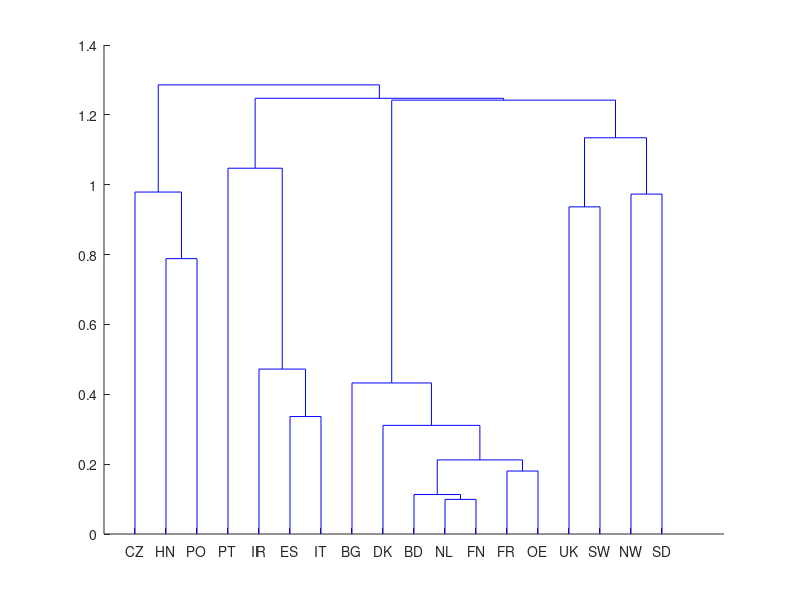
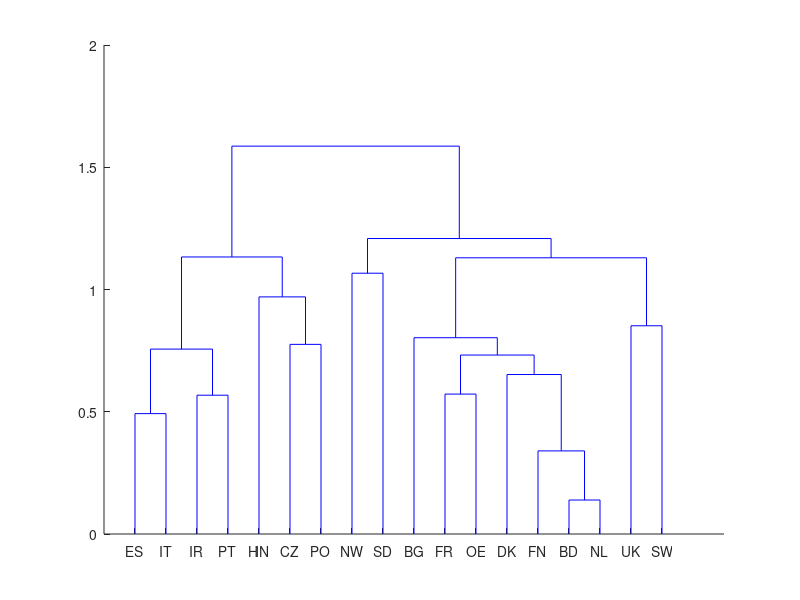

Here is the MATLAB script that generated these plots, in order: (Note: this script raises an error after producing the figures.)
%% 3 Monthly tactical choices
clear
clc
load data.mat

w=60;   % 5 years

%% Group creation
% groups are created considering the period before the current analysis
% window (returns before 2013)
figure
B = corr(returns(1:size(returns,1)-w,:));
Y = pdist(B);
Ylink = linkage(Y);
[h, nodes] = dendrogram(Ylink,'Labels',labels);
clear B Y

% let's see if the group clustering changes in periods of overall negative
% returns. During crisis assets correlation tends to increase
figure
B = corr(returns(benchReturns(1:size(returns,1)-w)<0,:));
Y = pdist(B);
Ylink = linkage(Y);
dendrogram(Ylink,'Labels',labels, 'ColorThreshold', 1.12);
cophenet(Ylink,Y)
clear B Y

% Four groups:
% 1) CZ, HN, PO      2) ES, IT, IR, PT
% 3) UK, NW, SW, SD  4) the rest
PIIS = zeros(18,1)'; PIIS(labels == "PT" | labels == "IT" | labels == "ES" | labels == "IR") = 1;
EAST = zeros(18,1)'; EAST(labels == "CZ" | labels == "PO" | labels == "HN") = 1;
NEU = zeros(18,1)'; NEU(labels == "UK" | labels == "NW" | labels == "SD" | labels == "SW") = 1;
CORE = ones(18,1)' - EAST - PIIS - NEU;

%% Restrict quantities
% Analysis will be restricted to the last 5 years
% Restrict returns to the last 5 years plus initial estimation window w
analysisWindow = 60; % 5 years
returns = returns(end-analysisWindow-w+1:end,:);
benchReturns = benchReturns(end-analysisWindow-w+1:end,:);
% Restrict dates to last 5 years of data
dates = dates(end-analysisWindow+1:end);

% Detailed date range for bigger plots
fineDateRange = (dates(1) : 180 : dates(end));

[r,c]=size(returns);

%% CASE 1 no short selling

% estimation of expected returns
ErS=zeros(r-w,c);   % sample estimator
ErE=zeros(r-w,c);   % equilibrium return
% estimation of covariances
EvS=zeros(r-w,c,c);     % sample estimator
EvE=zeros(r-w,c,c);     % equilibrium
EvW=zeros(r-w,c,c);     % EWMA
l=0.95;                 % smoothing factor for EWMA
EvW0=cov(returns(r-1-w:r-2,:));% initialization for EWMA

for j=1:r-w
    % RETURNS
    % sample estimator
    ErS(j,:)=mean(returns(j:j+w-1,:));
    % equilibrium return - first estimate coefficients and then compute
    % expected returns and allocate
    Y=returns(j:j+w-1,:);
    X=[ones(w,1) benchReturns(j:j+w-1,:)];
    B=(X'*X)\(X'*Y);
    ErE(j,:)=B(2,:)*mean(benchReturns(j:j+w-1,:));
    
    % COVARIANCES
    % sample estimator
    EvS(j,:,:)=cov(returns(j:j+w-1,:));
    % EWMA
    EvW(j,:,:)=l*squeeze(EvW0)+(1-l)*(returns(j+w-1,:)'*returns(j+w-1,:));
    EvW0=EvW(j,:,:);
    % equilibrium estimator
    res = Y - B(2,:) .* benchReturns(j:j+w-1,:);
    EvE(j,:,:) = (B(2,:)')*B(2,:)*var(benchReturns(j:j+w-1,:))+diag(diag(cov(res)));
end
clear Y X B;

% check that matrices are positive definite
cSample = 0; 
cEquilibrium = 0;
cEWMA = 0;
for j=1:size(EvS,1)
    cSample = all(eig(squeeze(EvS(j,:,:)))>eps) + cSample;
    cEquilibrium = all(eig(squeeze(EvE(j,:,:)))>eps) + cEquilibrium;
    cEWMA = all(eig(squeeze(EvW(j,:,:)))>eps) + cEWMA;
end
if (cSample ~= analysisWindow || cEquilibrium ~= analysisWindow || cEWMA ~= analysisWindow)
    disp('Some varcov matrix is not positive definite')
end
% all matrices are positive definite
clear cSample cEquilibrium cEWMA

% evaluation of portfolio weights and realized returns
% loop for evaluation of realized returns in the EW case
% return computation
PortRetEW=sum(returns(w+1:r,:),2)./c;
CREW=cumprod(PortRetEW(:,1)/100+1);


% SAMPLE RETURNS AND COVARIANCES
PortRetS1=zeros(r-w,2); %returns
PortWS1=zeros(2,r-w,c); %weights
% creating no shorting portfolio objects
p=Portfolio;
p=p.setAssetList(labels);
p=p.setDefaultConstraints;
pwgtMS=zeros(c,1);

% EQUILIBRIUM RETURNS AND EWMA COVARIANCES
PortRetE1=zeros(r-w,2); %returns
PortWE1=zeros(2,r-w,c); %weights
p1=Portfolio;                       
p1=p1.setAssetList(labels);
p1=p1.setDefaultConstraints;
pwgtMS1=zeros(c,1);

% EQUILIBRIUM RETURNS AND COVARIANCES
PortRetQ1=zeros(r-w,2); %returns
PortWQ1=zeros(2,r-w,c); %weights
p2=Portfolio;                       
p2=p2.setAssetList(labels);
p2=p2.setDefaultConstraints;
pwgtMS2=zeros(c,1);
for j=1:r-w
    % SAMPLE RETURNS AND COVARIANCES
    % set moments
    p=p.setAssetMoments(ErS(j,:),squeeze(EvS(j,:,:)));
    % GMV
    [PortWS1(1,j,:), PortRetS1(j,1)]=funGMV(p,returns,j,w);
    % MS
    [PortWS1(2,j,:), PortRetS1(j,2), pwgtMS]=funMS(p,returns,j,w,pwgtMS,ErS);
    
    % EQUILIBRIUM RETURNS AND EWMA COVARIANCES
    % set moments
    p1=p1.setAssetMoments(ErE(j,:),squeeze(EvW(j,:,:)));
    % GMV
    [PortWE1(1,j,:), PortRetE1(j,1)]=funGMV(p1,returns,j,w);
    % MS
    [PortWE1(2,j,:), PortRetE1(j,2),pwgtMS1]=funMS(p1,returns,j,w,pwgtMS1,ErE);
    
    % EQUILIBRIUM RETURNS AND COVARIANCES
    % set moments
    p2=p2.setAssetMoments(ErE(j,:),squeeze(EvE(j,:,:)));
    % GMV
    [PortWQ1(1,j,:), PortRetQ1(j,1)]=funGMV(p2,returns,j,w);
    % MS
    [PortWQ1(2,j,:), PortRetQ1(j,2),pwgtMS1]=funMS(p2,returns,j,w,pwgtMS2,ErE);
end

%% area plots for weights over time
figure;
subplot(2,3,1);
area(dates, squeeze(PortWS1(1,:,:)));
% For finer control of dates range:
% set(gca, 'XTick', (dates(1) : 180 : dates(end)) );
title('GMV with sample moments')
ylim([0 1]);
subplot(2,3,4);
area(dates, squeeze(PortWS1(2,:,:)));
title('MS with sample moments')
ylim([0 1]);
subplot(2,3,2);
area(dates, squeeze(PortWE1(1,:,:)));
title('GMV with EWMA')
ylim([0 1]);
subplot(2,3,5);
area(dates, squeeze(PortWE1(2,:,:)));
title('MS with EWMA')
ylim([0 1]);
subplot(2,3,3);
area(dates, squeeze(PortWQ1(1,:,:)));
title('GMV with EQ')
ylim([0 1]);
subplot(2,3,6);
area(dates, squeeze(PortWQ1(2,:,:)));
title('MS with EQ')
ylim([0 1]);
legend(labels)
sgtitle("Weights | No-shorting");

% aggregated group weights
figure;
subplot(2,3,1);
area(dates, w_groups(squeeze(PortWS1(1,:,:)), [CORE' NEU' PIIS' EAST']));
title('GMV with sample moments')
ylim([0 1]);
subplot(2,3,4);
area(dates, w_groups(squeeze(PortWS1(2,:,:)), [CORE' NEU' PIIS' EAST']));
title('MS with sample moments')
ylim([0 1]);
subplot(2,3,2);
area(dates, w_groups(squeeze(PortWE1(1,:,:)), [CORE' NEU' PIIS' EAST']));
title('GMV with EWMA')
ylim([0 1]);
subplot(2,3,5);
area(dates, w_groups(squeeze(PortWE1(2,:,:)), [CORE' NEU' PIIS' EAST']));
title('MS with EWMA')
ylim([0 1]);
subplot(2,3,3);
area(dates, w_groups(squeeze(PortWQ1(1,:,:)), [CORE' NEU' PIIS' EAST']));
title('GMV with Equilibrium')
ylim([0 1]);
subplot(2,3,6);
area(dates, w_groups(squeeze(PortWQ1(2,:,:)), [CORE' NEU' PIIS' EAST']));
title('MS with Equilibrium')
ylim([0 1]);
legend({'CORE', 'NEU', 'PIIS', 'EAST'})
sgtitle('Group weights | No-shorting');

%% compare returns of optimal portfolio with the returns of the benchmark
CRreturns=cumprod(returns(w+1:end,:)/100+1);
% cumulated returns of the market
CRrBench=cumprod(benchReturns(w+1:end,1)/100+1);
CRS1GMV=cumprod(PortRetS1(:,1)/100+1);
CRS1MS=cumprod(PortRetS1(:,2)/100+1);
CRE1GMV=cumprod(PortRetE1(:,1)/100+1);
CRE1MS=cumprod(PortRetE1(:,2)/100+1);
CRQ1GMV=cumprod(PortRetQ1(:,1)/100+1);
CRQ1MS=cumprod(PortRetQ1(:,2)/100+1);

% GMV and MS baseline
figure;
plot(dates, [CRS1GMV CRS1MS CRrBench CREW]); %cumulated returns of sample moments compared with the market
set(gca, 'XTick', fineDateRange);
h = gca; h.XAxis.TickLabelFormat = 'M/yyyy';
grid on;
legend({'GMV','MS','Benchmark','EW'}, 'location', 'southeast');
title('Sample moments')

figure;
plot(dates, [CRE1GMV CRE1MS CRrBench CREW]); %cumulated returns of sample moments compared with the market
set(gca, 'XTick', fineDateRange);
h = gca; h.XAxis.TickLabelFormat = 'M/yyyy';
grid on;
legend({'GMV','MS','Benchmark','EW'}, 'location', 'southeast');
title('EWMA')

figure;
plot(dates, [CRQ1GMV CRQ1MS CRrBench CREW]); %cumulated returns of sample moments compared with the market
set(gca, 'XTick', fineDateRange);
h = gca; h.XAxis.TickLabelFormat = 'M/yyyy';
grid on;
legend({'GMV','MS','Benchmark','EW'}, 'location', 'southeast');
title('Equilibrium')

%%
figure
subplot(3,1,1);
plot(dates, [CRS1GMV CRS1MS CRrBench CREW]); %cumulated returns of sample moments compared with the market
%set(gca, 'XTick', fineDateRange);
%h = gca; h.XAxis.TickLabelFormat = 'M/yyyy';
grid on;
title('Sample moments')
subplot(3,1,2);
plot(dates, [CRE1GMV CRE1MS CRrBench CREW]); %cumulated returns of sample moments compared with the market
%set(gca, 'XTick', fineDateRange);
%h = gca; h.XAxis.TickLabelFormat = 'M/yyyy';
grid on;
title('EWMA')
subplot(3,1,3);
plot(dates, [CRQ1GMV CRQ1MS CRrBench CREW]); %cumulated returns of sample moments compared with the market
%set(gca, 'XTick', fineDateRange);
%h = gca; h.XAxis.TickLabelFormat = 'M/yyyy';
grid on;
title('Equilibrium')
sgtitle("Cumulated returns [%] | No-shorting");
legend({'GMV','MS','Bench','EW'}, 'location', 'eastoutside');

%% CASE 2 UPPER and/or LOWER BOUND

lowerBound = 0;
upperBound = 0.1;
lbubString = [' lb ' num2str(lowerBound*100) '% ub ' num2str(upperBound*100) '%'];

% SAMPLE MOMENTS
pp=Portfolio(p,'LowerBound',lowerBound);
pp=Portfolio(pp,'UpperBound',upperBound);
PortRetS2=zeros(r-w,2); %returns
PortWS2=zeros(2,r-w,c); %weights
pwgtMS=zeros(c,1);
% EWMA
p2=Portfolio(p1,'LowerBound',lowerBound);
p2=Portfolio(p2,'UpperBound',upperBound);
PortRetE2=zeros(r-w,2); %returns
PortWE2=zeros(2,r-w,c); %weights
pwgtMS1=zeros(c,1);
% Equilibrium
p3=Portfolio(p1,'LowerBound',lowerBound);
p3=Portfolio(p3,'UpperBound',upperBound);
PortRetQ2=zeros(r-w,2); %returns
PortWQ2=zeros(2,r-w,c); %weights
pwgtMS2=zeros(c,1);
for j=1:r-w
    % SAMPLE MOMENTS
    pp=pp.setAssetMoments(ErS(j,:),squeeze(EvS(j,:,:)));
    % GMV
    [PortWS2(1,j,:), PortRetS2(j,1)]=funGMV(pp,returns,j,w);
    % MaxSharpe
    [PortWS2(2,j,:), PortRetS2(j,2), pwgtMS]=funMS(pp,returns,j,w,pwgtMS,ErS);
    
    % EQUILIBRIUM RETURNS AND EWMA COVARIANCES
    p2=p2.setAssetMoments(ErE(j,:),squeeze(EvW(j,:,:)));
    % GMV
    [PortWE2(1,j,:), PortRetE2(j,1)]=funGMV(p2,returns,j,w);
    % MaxSharpe
    [PortWE2(2,j,:), PortRetE2(j,2), pwgtMS1]=funMS(p2,returns,j,w,pwgtMS1,ErE);
    
    % EQUILIBRIUM RETURNS AND COVARIANCES
    p3=p3.setAssetMoments(ErE(j,:),squeeze(EvE(j,:,:)));
    % GMV
    [PortWQ2(1,j,:), PortRetQ2(j,1)]=funGMV(p3,returns,j,w);
    % MaxSharpe
    [PortWQ2(2,j,:), PortRetQ2(j,2), pwgtMS2]=funMS(p3,returns,j,w,pwgtMS2,ErE);
end

%% area plots for weights over time case 2
figure;
subplot(2,3,1);
area(dates, squeeze(PortWS2(1,:,:)));
title('GMV with sample moments')
ylim([0 1]);
subplot(2,3,4);
area(dates, squeeze(PortWS2(2,:,:)));
title('MS with sample moments')
ylim([0 1]);
subplot(2,3,2);
area(dates, squeeze(PortWE2(1,:,:)));
title('GMV with EWMA')
ylim([0 1]);
subplot(2,3,5);
area(dates, squeeze(PortWE2(2,:,:)));
title('MS with EWMA')
ylim([0 1]);
subplot(2,3,3);
area(dates, squeeze(PortWQ2(1,:,:)));
title('GMV with Equilibrium')
ylim([0 1]);
subplot(2,3,6);
area(dates, squeeze(PortWQ2(2,:,:)));
title('MS with Equilibrium')
ylim([0 1]);
legend(labels)
sgtitle(['Weights |' lbubString]);

% aggregated group weights
figure;
subplot(2,3,1);
area(dates, w_groups(squeeze(PortWS2(1,:,:)), [CORE' NEU' PIIS' EAST']));
title('GMV with sample moments')
ylim([0 1]);
subplot(2,3,4);
area(dates, w_groups(squeeze(PortWS2(2,:,:)), [CORE' NEU' PIIS' EAST']));
title('MS with sample moments')
ylim([0 1]);
subplot(2,3,2);
area(dates, w_groups(squeeze(PortWE2(1,:,:)), [CORE' NEU' PIIS' EAST']));
title('GMV with EWMA')
ylim([0 1]);
subplot(2,3,5);
area(dates, w_groups(squeeze(PortWE2(2,:,:)), [CORE' NEU' PIIS' EAST']));
title('MS with EWMA')
ylim([0 1]);
subplot(2,3,3);
area(dates, w_groups(squeeze(PortWQ2(1,:,:)), [CORE' NEU' PIIS' EAST']));
title('GMV with Equilibrium')
ylim([0 1]);
subplot(2,3,6);
area(dates, w_groups(squeeze(PortWQ2(2,:,:)), [CORE' NEU' PIIS' EAST']));
title('MS with Equilibrium')
ylim([0 1]);
legend({'CORE', 'NEU', 'PIIS', 'EAST'})
sgtitle(['Group weights |' lbubString]);


%% compare returns of optimal portfolio with the returns of the benchmark
CRS2GMV=cumprod(PortRetS2(:,1)/100+1);
CRS2MS=cumprod(PortRetS2(:,2)/100+1);
CRE2GMV=cumprod(PortRetE2(:,1)/100+1);
CRE2MS=cumprod(PortRetE2(:,2)/100+1);
CRQ2GMV=cumprod(PortRetQ2(:,1)/100+1);
CRQ2MS=cumprod(PortRetQ2(:,2)/100+1);

% plots
% GMV and MS baseline
figure;
plot(dates, [CRS2GMV CRS2MS CRrBench CREW]); %cumulated returns of sample moments compared with the market
set(gca, 'XTick', fineDateRange);
h = gca; h.XAxis.TickLabelFormat = 'M/yyyy';
grid on;
legend({'GMV','MS','Benchmark','EW'}, 'location', 'southeast');
title(['Sample moments' lbubString])

figure;
plot(dates, [CRE2GMV CRE2MS CRrBench CREW]); %cumulated returns of sample moments compared with the market
set(gca, 'XTick', fineDateRange);
h = gca; h.XAxis.TickLabelFormat = 'M/yyyy';
grid on;
legend({'GMV','MS','Benchmark','EW'}, 'location', 'southeast');
title(['EWMA' lbubString])

%%
figure
subplot(3,1,1);
plot(dates, [CRS2GMV CRS2MS CRrBench CREW]); %cumulated returns of sample moments compared with the market
set(gca, 'XTick', fineDateRange);
h = gca; h.XAxis.TickLabelFormat = 'M/yyyy';
grid on;
title('Sample moments')
subplot(3,1,2);
plot(dates, [CRE2GMV CRE2MS CRrBench CREW]); %cumulated returns of sample moments compared with the market
set(gca, 'XTick', fineDateRange);
h = gca; h.XAxis.TickLabelFormat = 'M/yyyy';
grid on;
title('EWMA')
subplot(3,1,3);
plot(dates, [CRQ2GMV CRQ2MS CRrBench CREW]); %cumulated returns of sample moments compared with the market
set(gca, 'XTick', fineDateRange);
h = gca; h.XAxis.TickLabelFormat = 'M/yyyy';
grid on;
title('Equilibrium')
sgtitle(['Cumulated returns [%] | ' lbubString]);
legend({'GMV','MS','Bench','EW'}, 'location', 'eastoutside');

%% CASE 3 GROUP CONSTRAINTS

groupsBounds = [EAST; CORE; PIIS; NEU];
groupsLBound = [0.2 0.5 0 0.1];
groupsUBound = [0.5 1 0.2 0.5];

% SAMPLE MOMENTS
p=setGroups(p1,groupsBounds,groupsLBound,groupsUBound);
PortRetS3=zeros(r-w,2); %returns
PortWS3=zeros(2,r-w,c); %weights
pwgtMS=zeros(c,1);
% EWMA
p2=setGroups(p1,groupsBounds,groupsLBound,groupsUBound);
PortRetE3=zeros(r-w,2); %returns
PortWE3=zeros(2,r-w,c); %weights
pwgtMS1=zeros(c,1);
% Equilibrium
p3=setGroups(p1,groupsBounds,groupsLBound,groupsUBound);
PortRetQ3=zeros(r-w,2); %returns
PortWQ3=zeros(2,r-w,c); %weights
pwgtMS2=zeros(c,1);
for j=1:r-w
    % SAMPLE MOMENTS
    p=p.setAssetMoments(ErS(j,:),squeeze(EvS(j,:,:)));
    % GMV
    [PortWS3(1,j,:), PortRetS3(j,1)]=funGMV(p,returns,j,w);
    % MaxSharpe
    [PortWS3(2,j,:), PortRetS3(j,2), pwgtMS]=funMS(p,returns,j,w,pwgtMS,ErS);
    
    % EQUILIBRIUM RETURNS AND EWMA COVARIANCES
    p2=p2.setAssetMoments(ErE(j,:),squeeze(EvW(j,:,:)));
    % GMV
    [PortWE3(1,j,:), PortRetE3(j,1)]=funGMV(p2,returns,j,w);
    % MaxSharpe
    [PortWE3(2,j,:), PortRetE3(j,2), pwgtMS1]=funMS(p2,returns,j,w,pwgtMS1,ErE);
    
    % EQUILIBRIUM RETURNS AND COVARIANCES
    p3=p3.setAssetMoments(ErE(j,:),squeeze(EvE(j,:,:)));
    % GMV
    [PortWQ3(1,j,:), PortRetQ3(j,1)]=funGMV(p3,returns,j,w);
    % MaxSharpe
    [PortWQ3(2,j,:), PortRetQ3(j,2), pwgtMS2]=funMS(p3,returns,j,w,pwgtMS2,ErE);
end

%% area plots for weights over time case 2
% assets weights
figure;
subplot(2,3,1);
area(dates, squeeze(PortWS3(1,:,:)));
title('GMV with sample moments')
ylim([0 1]);
subplot(2,3,4);
area(dates, squeeze(PortWS3(2,:,:)));
title('MS with sample moments')
ylim([0 1]);
subplot(2,3,2);
area(dates, squeeze(PortWE3(1,:,:)));
title('GMV with EWMA')
ylim([0 1]);
subplot(2,3,5);
area(dates, squeeze(PortWE3(2,:,:)));
title('MS with EWMA')
ylim([0 1]);
subplot(2,3,3);
area(dates, squeeze(PortWQ3(1,:,:)));
title('GMV with Equilibrium')
ylim([0 1]);
subplot(2,3,6);
area(dates, squeeze(PortWQ3(2,:,:)));
title('MS with Equilibrium')
ylim([0 1]);
legend(labels)
sgtitle('Assets weights | EAST[0.2-0.5], CORE[0.5-1], PIIS[0-0.2], NEU[0.1-0.5]');

% aggregated group weights
figure;
subplot(2,3,1);
area(dates, w_groups(squeeze(PortWS3(1,:,:)), [CORE' NEU' PIIS' EAST']));
title('GMV with sample moments')
ylim([0 1]);
subplot(2,3,4);
area(dates, w_groups(squeeze(PortWS3(2,:,:)), [CORE' NEU' PIIS' EAST']));
title('MS with sample moments')
ylim([0 1]);
subplot(2,3,2);
area(dates, w_groups(squeeze(PortWE3(1,:,:)), [CORE' NEU' PIIS' EAST']));
title('GMV with EWMA')
ylim([0 1]);
subplot(2,3,5);
area(dates, w_groups(squeeze(PortWE3(2,:,:)), [CORE' NEU' PIIS' EAST']));
title('MS with EWMA')
ylim([0 1]);
subplot(2,3,3);
area(dates, w_groups(squeeze(PortWQ3(1,:,:)), [CORE' NEU' PIIS' EAST']));
title('GMV with Equilibrium')
ylim([0 1]);
subplot(2,3,6);
area(dates, w_groups(squeeze(PortWQ3(2,:,:)), [CORE' NEU' PIIS' EAST']));
title('MS with Equilibrium')
ylim([0 1]);
legend({'CORE', 'NEU', 'PIIS', 'EAST'})
sgtitle('Group weights | EAST[0.2-0.5], CORE[0.5-1], PIIS[0-0.2], NEU[0.1-0.5]');


%% compare returns of optimal portfolio with the returns of the benchmark
CRS3GMV=cumprod(PortRetS3(:,1)/100+1);
CRS3MS=cumprod(PortRetS3(:,2)/100+1);
CRE3GMV=cumprod(PortRetE3(:,1)/100+1);
CRE3MS=cumprod(PortRetE3(:,2)/100+1);
CRQ3GMV=cumprod(PortRetQ3(:,1)/100+1);
CRQ3MS=cumprod(PortRetQ3(:,2)/100+1);

%%
figure
subplot(3,1,1);
plot(dates, [CRS3GMV CRS3MS CRrBench CREW]); %cumulated returns of sample moments compared with the market
set(gca, 'XTick', fineDateRange);
h = gca; h.XAxis.TickLabelFormat = 'M/yyyy';
grid on;
title('Sample moments')
subplot(3,1,2);
plot(dates, [CRE3GMV CRE3MS CRrBench CREW]); %cumulated returns of sample moments compared with the market
set(gca, 'XTick', fineDateRange);
h = gca; h.XAxis.TickLabelFormat = 'M/yyyy';
grid on;
title('EWMA')
subplot(3,1,3);
plot(dates, [CRQ3GMV CRQ3MS CRrBench CREW]); %cumulated returns of sample moments compared with the market
set(gca, 'XTick', fineDateRange);
h = gca; h.XAxis.TickLabelFormat = 'M/yyyy';
grid on;
title('Equilibrium')
sgtitle('Cumulated returns [%] | EAST[0.2-0.5], CORE[0.5-1], PIIS[0-0.2], NEU[0.1-0.5]');
legend({'GMV','MS','Bench','EW'}, 'location', 'eastoutside');


%% Save data for further analysis
save analysis_a003.mat...
    PortRetEW...
    PortWS1 PortWE1 PortWQ1 PortWS2 PortWE2 PortWQ2 PortWS3 PortWE3 PortWQ3...
    PortRetS1 PortRetE1 PortRetQ1 PortRetS2 PortRetE2 PortRetQ2 PortRetS3 PortRetE3 PortRetQ3...
    analysisWindow w;
